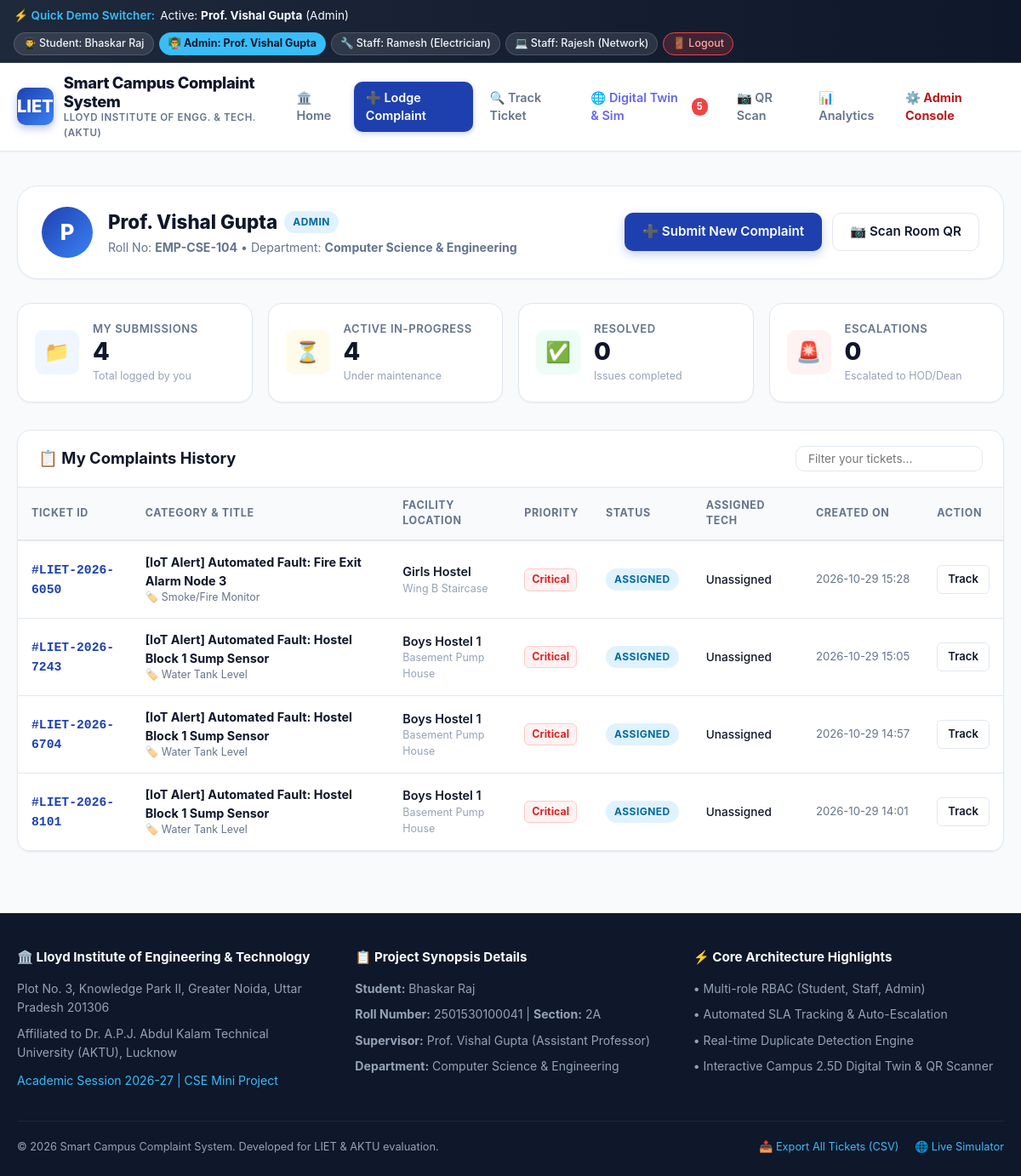
The app's page /dashboard (signed in) with its own data.
### tables this page shows
CREATE TABLE users (
        id INTEGER PRIMARY KEY AUTOINCREMENT,
        name TEXT NOT NULL,
        email TEXT UNIQUE NOT NULL,
        password_hash TEXT NOT NULL,
        role TEXT NOT NULL DEFAULT 'student',
        roll_no TEXT,
        department TEXT,
        phone TEXT,
        created_at TEXT DEFAULT CURRENT_TIMESTAMP
    );

CREATE TABLE complaints (
        ticket_id TEXT PRIMARY KEY,
        user_id INTEGER,
        user_name TEXT,
        user_email TEXT,
        user_roll TEXT,
        category TEXT NOT NULL,
        subcategory TEXT,
        building_block TEXT NOT NULL,
        room_location TEXT NOT NULL,
        title TEXT NOT NULL,
        description TEXT NOT NULL,
        priority TEXT NOT NULL DEFAULT 'Medium',
        status TEXT NOT NULL DEFAULT 'Submitted',
        assigned_dept_id INTEGER,
        assigned_staff_name TEXT,
        image_path TEXT,
        resolution_remarks TEXT,
        resolution_image TEXT,
        sla_deadline TEXT,
        is_escalated INTEGER DEFAULT 0,
        escalated_to TEXT,
        escalated_at TEXT,
        upvotes INTEGER DEFAULT 0,
        created_at TEXT,
        updated_at TEXT,
        FOREIGN KEY (user_id) REFERENCES users (id),
        FOREIGN KEY (assigned_dept_id) REFERENCES departments (id)
    );

### app.py (the view)
@app.route('/dashboard')
def user_dashboard():
    if not g.user:
        flash("Please log in to view your dashboard.", "info")
        return redirect(url_for('login', next=request.path))
    db = get_db()
    cursor = db.cursor()
    cursor.execute("""
    SELECT c.*, d.name as dept_name, f.rating as feedback_rating
    FROM complaints c
    LEFT JOIN departments d ON c.assigned_dept_id = d.id
    LEFT JOIN feedback f ON c.ticket_id = f.ticket_id
    WHERE c.user_id = ? OR c.user_email = ?
    ORDER BY c.created_at DESC
    """, (g.user['id'], g.user['email']))
    user_complaints = cursor.fetchall()
    cursor.execute("""
    SELECT
        COUNT(*) as total,
        SUM(CASE WHEN status IN ('Submitted', 'Assigned', 'In Progress') THEN 1 ELSE 0 END) as active,
        SUM(CASE WHEN status IN ('Resolved', 'Closed') THEN 1 ELSE 0 END) as resolved,
        SUM(CASE WHEN is_escalated = 1 THEN 1 ELSE 0 END) as escalated
    FROM complaints
    WHERE user_id = ? OR user_email = ?
    """, (g.user['id'], g.user['email']))
    stats = cursor.fetchone()
    db.close()
    return render_template('user_dashboard.html', complaints=user_complaints, stats=stats)

### app.py (called while the page is built)
@app.before_request
def load_logged_in_user():
    user_id = session.get('user_id')
    if user_id is None:
        g.user = None
    else:
        db = get_db()
        cursor = db.cursor()
        cursor.execute("SELECT * FROM users WHERE id = ?", (user_id,))
        g.user = cursor.fetchone()
        db.close()

### database.py (called while the page is built)
def get_db():
    conn = sqlite3.connect(DB_PATH)
    conn.row_factory = sqlite3.Row
    conn.execute("PRAGMA foreign_keys = ON")
    return conn

### templates/user_dashboard.html (shortened to what this page needs)
{% extends "base.html" %}
{% block content %}
<div>
  <div style="background: white; border: 1px solid var(--border); border-radius: var(--radius-xl); padding: 24px 28px; margin-bottom: 28px; display: flex; flex-wrap: wrap; justify-content: space-between; align-items: center; gap: 20px; box-shadow: var(--shadow-sm);">
    <div style="display: flex; align-items: center; gap: 18px;">
      <div style="width: 60px; height: 60px; border-radius: 50%; background: linear-gradient(135deg, #1e40af, #3b82f6); color: white; display: flex; align-items: center; justify-content: center; font-size: 1.6rem; font-weight: 800;">
        {{ g.user.name[0] if g.user else 'B' }}
      </div>
      <div>
        <div style="display: flex; align-items: center; gap: 8px;">
          <h2 style="font-size: 1.4rem; font-weight: 800; color: var(--secondary);">{{ g.user.name if g.user else 'Bhaskar Raj' }}</h2>
          <span class="badge badge-assigned">{{ g.user.role|capitalize if g.user else 'Student' }}</span>
        </div>
        <div style="color: var(--text-muted); font-size: 0.88rem; margin-top: 2px;">
          Roll No: <b>{{ g.user.roll_no if g.user else '2501530100041' }}</b> &bull; Department: <b>{{ g.user.department if g.user else 'CSE (Section 2A)' }}</b>
        </div>
      </div>
    </div>
    <div style="display: flex; gap: 12px;">
      <a href="{{ url_for('submit_complaint') }}" class="btn btn-primary">
        ➕ Submit New Complaint
      </a>
      <a href="{{ url_for('qr_scanner') }}" class="btn btn-outline">
        📷 Scan Room QR
      </a>
    </div>
  </div>
  <div class="kpi-grid">
    <div class="kpi-card">
      <div class="kpi-icon blue">📁</div>
      <div class="kpi-info">
        <h4>My Submissions</h4>
        <div class="kpi-value">{{ stats.total or 0 }}</div>
        <p>Total logged by you</p>
      </div>
    </div>
    <div class="kpi-card">
      <div class="kpi-icon yellow">⏳</div>
      <div class="kpi-info">
        <h4>Active In-Progress</h4>
        <div class="kpi-value">{{ stats.active or 0 }}</div>
        <p>Under maintenance</p>
      </div>
    </div>
    <div class="kpi-card">
      <div class="kpi-icon green">✅</div>
      <div class="kpi-info">
        <h4>Resolved</h4>
        <div class="kpi-value">{{ stats.resolved or 0 }}</div>
        <p>Issues completed</p>
      </div>
    </div>
    <div class="kpi-card">
      <div class="kpi-icon red">🚨</div>
      <div class="kpi-info">
        <h4>Escalations</h4>
        <div class="kpi-value">{{ stats.escalated or 0 }}</div>
        <p>Escalated to HOD/Dean</p>
      </div>
    </div>
  </div>
  <div class="card">
    <div class="card-header">
      <h3>📋 My Complaints History</h3>
      <div>
        <input
          type="text"
          id="client-table-search"
          placeholder="Filter your tickets..."
          class="form-control"
          style="padding: 6px 14px; font-size: 0.85rem; width: 220px;"
        >
      </div>
    </div>
    <div class="card-body" style="padding: 0;">
      <div class="table-responsive">
        <table class="data-table">
          <thead>
            <tr>
              <th>Ticket ID</th>
              <th>Category & Title</th>
              <th>Facility Location</th>
              <th>Priority</th>
              <th>Status</th>
              <th>Assigned Tech</th>
              <th>Created On</th>
              <th>Action</th>
            </tr>
          </thead>
          <tbody>
            {% for c in complaints %}
              <tr>
                <td>
                  <a href="{{ url_for('track_complaint', ticket_id=c.ticket_id) }}" class="ticket-code">
                    #{{ c.ticket_id }}
                  </a>
                </td>
                <td>
                  <div style="font-weight: 700; color: var(--secondary);">{{ c.title }}</div>
                  <div style="font-size: 0.78rem; color: var(--text-muted);">🏷️ {{ c.category }}</div>
                </td>
                <td>
                  <div style="font-weight: 600;">{{ c.building_block }}</div>
                  <div style="font-size: 0.78rem; color: var(--text-subtle);">{{ c.room_location }}</div>
                </td>
                <td>
                  {% if c.priority == 'Critical' %}
                    <span class="prio-pill prio-critical">Critical</span>
                  {% elif c.priority == 'High' %}
                    <span class="prio-pill prio-high">High</span>
                  {% elif c.priority == 'Medium' %}
                    <span class="prio-pill prio-medium">Medium</span>
                  {% else %}
                    <span class="prio-pill prio-low">Low</span>
                  {% endif %}
                </td>
                <td>
                  {% if c.status == 'Submitted' %}
                    <span class="badge badge-submitted">Submitted</span>
                  {% elif c.status == 'Assigned' %}
                    <span class="badge badge-assigned">Assigned</span>
                  {% elif c.status == 'In Progress' %}
                    <span class="badge badge-in-progress">In Progress</span>
                  {% elif c.status == 'Resolved' %}
                    <span class="badge badge-resolved">Resolved</span>
                  {% elif c.status == 'Closed' %}
                    <span class="badge badge-closed">Closed</span>
                  {% endif %}
                </td>
                <td>
                  <span style="font-size: 0.85rem; font-weight: 500;">
                    {{ c.assigned_staff_name or 'Unassigned' }}
                  </span>
                </td>
                <td style="font-size: 0.82rem; color: var(--text-muted); white-space: nowrap;">
                  {{ c.created_at[:16] }}
                </td>
                <td>
                  <div style="display: flex; gap: 6px;">
                    <a href="{{ url_for('track_complaint', ticket_id=c.ticket_id) }}" class="btn btn-sm btn-outline">
                      Track
                    </a>
                  </div>
                </td>
              </tr>
            {% endfor %}
          </tbody>
        </table>
      </div>
    </div>
  </div>
</div>
{% endblock %}

### templates/base.html (shortened to what this page needs)
<!DOCTYPE html>
<html lang="en">
<head>
  <link rel="stylesheet" href="{{ url_for('static', filename='css/style.css') }}">
  <link rel="stylesheet" href="{{ url_for('static', filename='css/simulation.css') }}">
</head>
<body>
  <div class="demo-role-bar">
    <div class="demo-title">
      <span>⚡ Quick Demo Switcher:</span>
      {% if g.user %}
        <span style="color:#f8fafc; font-weight: normal;">Active: <b>{{ g.user.name }}</b> ({{ g.user.role|capitalize }})</span>
      {% else %}
        <span style="color:#94a3b8; font-weight: normal;">Guest View</span>
      {% endif %}
    </div>
    <div class="demo-chips">
      <a href="{{ url_for('login', demo='student') }}" class="chip-btn {% if g.user and g.user.email == 'bhaskar@lloyd.ac.in' %}active{% endif %}">
        👨‍🎓 Student: Bhaskar Raj
      </a>
      <a href="{{ url_for('login', demo='admin') }}" class="chip-btn {% if g.user and g.user.role == 'admin' %}active{% endif %}">
        👨‍🏫 Admin: Prof. Vishal Gupta
      </a>
      <a href="{{ url_for('login', demo='staff_elec') }}" class="chip-btn {% if g.user and g.user.email == 'ramesh.elec@lloyd.ac.in' %}active{% endif %}">
        🔧 Staff: Ramesh (Electrician)
      </a>
      <a href="{{ url_for('login', demo='staff_it') }}" class="chip-btn {% if g.user and g.user.email == 'rajesh.it@lloyd.ac.in' %}active{% endif %}">
        💻 Staff: Rajesh (Network)
      </a>
      {% if g.user %}
        <a href="{{ url_for('logout') }}" class="chip-btn" style="background: rgba(239, 68, 68, 0.2); border-color: #ef4444; color: #fca5a5;">
          🚪 Logout
        </a>
      {% else %}
        <a href="{{ url_for('login') }}" class="chip-btn">
          🔑 Custom Login
        </a>
      {% endif %}
    </div>
  </div>
  <nav class="navbar">
    <div class="nav-container">
      <a href="{{ url_for('index') }}" class="brand">
        <div class="brand-logo-badge">LIET</div>
        <div class="brand-text">
          <h1>Smart Campus Complaint System</h1>
          <p>Lloyd Institute of Engg. & Tech. (AKTU)</p>
        </div>
      </a>
      <ul class="nav-links">
        <li><a href="{{ url_for('index') }}" class="nav-link {% if request.endpoint == 'index' %}active{% endif %}">🏛️ Home</a></li>
        <li><a href="{{ url_for('submit_complaint') }}" class="nav-link nav-cta">➕ Lodge Complaint</a></li>
        <li><a href="{{ url_for('track_index') }}" class="nav-link {% if request.endpoint in ('track_index', 'track_complaint') %}active{% endif %}">🔍 Track Ticket</a></li>
        <li><a href="{{ url_for('simulation_view') }}" class="nav-link {% if request.endpoint == 'simulation_view' %}active{% endif %}" style="color: #6366f1;">
          🌐 Digital Twin & Sim
          {% if global_escalated_count > 0 %}
            <span class="badge-counter">{{ global_escalated_count }}</span>
          {% endif %}
        </a></li>
        <li><a href="{{ url_for('qr_scanner') }}" class="nav-link {% if request.endpoint == 'qr_scanner' %}active{% endif %}">📷 QR Scan</a></li>
        <li><a href="{{ url_for('analytics') }}" class="nav-link {% if request.endpoint == 'analytics' %}active{% endif %}">📊 Analytics</a></li>
        {% if g.user %}
          {% if g.user.role == 'admin' %}
            <li><a href="{{ url_for('admin_dashboard') }}" class="nav-link {% if request.endpoint == 'admin_dashboard' %}active{% endif %}" style="color: #b91c1c; font-weight:700;">⚙️ Admin Console</a></li>
          {% elif g.user.role == 'staff' %}
            <li><a href="{{ url_for('staff_dashboard') }}" class="nav-link {% if request.endpoint == 'staff_dashboard' %}active{% endif %}" style="color: #059669; font-weight:700;">🛠️ Staff Tasks</a></li>
          {% else %}
            <li><a href="{{ url_for('user_dashboard') }}" class="nav-link {% if request.endpoint == 'user_dashboard' %}active{% endif %}">👤 My Dashboard</a></li>
          {% endif %}
        {% else %}
          <li><a href="{{ url_for('login') }}" class="nav-link">🔑 Login</a></li>
        {% endif %}
      </ul>
    </div>
  </nav>
  <main class="main-content">
    {% block content %}{% endblock %}
  </main>
  <footer class="footer">
    <div class="footer-container">
      <div class="footer-col">
        <h4>🏛️ Lloyd Institute of Engineering & Technology</h4>
        <p>Plot No. 3, Knowledge Park II, Greater Noida, Uttar Pradesh 201306</p>
        <p>Affiliated to Dr. A.P.J. Abdul Kalam Technical University (AKTU), Lucknow</p>
        <p style="margin-top: 10px; color: #38bdf8;">Academic Session 2026-27 | CSE Mini Project</p>
      </div>
      <div class="footer-col">
        <h4>📋 Project Synopsis Details</h4>
        <p><b>Student:</b> Bhaskar Raj</p>
        <p><b>Roll Number:</b> 2501530100041 | <b>Section:</b> 2A</p>
        <p><b>Supervisor:</b> Prof. Vishal Gupta (Assistant Professor)</p>
        <p><b>Department:</b> Computer Science & Engineering</p>
      </div>
      <div class="footer-col">
        <h4>⚡ Core Architecture Highlights</h4>
        <p>• Multi-role RBAC (Student, Staff, Admin)</p>
        <p>• Automated SLA Tracking & Auto-Escalation</p>
        <p>• Real-time Duplicate Detection Engine</p>
        <p>• Interactive Campus 2.5D Digital Twin & QR Scanner</p>
      </div>
    </div>
    <div class="footer-bottom">
      <div>&copy; 2026 Smart Campus Complaint System. Developed for LIET & AKTU evaluation.</div>
      <div>
        <a href="{{ url_for('export_csv') }}" style="color: #38bdf8; text-decoration: none; margin-right: 15px;">📥 Export All Tickets (CSV)</a>
        <a href="{{ url_for('simulation_view') }}" style="color: #38bdf8; text-decoration: none;">🌐 Live Simulator</a>
      </div>
    </div>
  </footer>
</body>
</html>

### records on screen
users: user.name "Prof. Vishal Gupta", user.role "Admin", user "P", user "Prof. Vishal Gupta", user.role "ADMIN", user "EMP-CSE-104", user "Computer Science & Engineering"
complaints: ticket_id "LIET-2026-6050", title "[IoT Alert] Automated Fault: Fire Exit Alarm Node 3", category "Smoke/Fire Monitor", building_block "Girls Hostel", room_location "Wing B Staircase", priority "Critical", status "ASSIGNED", assigned_staff_name "Unassigned", created_at "2026-10-29 15:28"
complaints: ticket_id "LIET-2026-7243", title "[IoT Alert] Automated Fault: Hostel Block 1 Sump Sensor", category "Water Tank Level", building_block "Boys Hostel 1", room_location "Basement Pump House", priority "Critical", status "ASSIGNED", assigned_staff_name "Unassigned", created_at "2026-10-29 15:05"
complaints: ticket_id "LIET-2026-6704", title "[IoT Alert] Automated Fault: Hostel Block 1 Sump Sensor", category "Water Tank Level", building_block "Boys Hostel 1", room_location "Basement Pump House", priority "Critical", status "ASSIGNED", assigned_staff_name "Unassigned", created_at "2026-10-29 14:57"
complaints: ticket_id "LIET-2026-8101", title "[IoT Alert] Automated Fault: Hostel Block 1 Sump Sensor", category "Water Tank Level", building_block "Boys Hostel 1", room_location "Basement Pump House", priority "Critical", status "ASSIGNED", assigned_staff_name "Unassigned", created_at "2026-10-29 14:01"

### other values on screen
{{ global_escalated_count }} "5"
{{ stats.total or 0 }} "4"
{{ stats.active or 0 }} "4"
{{ stats.resolved or 0 }} "0"
{{ stats.escalated or 0 }} "0"
